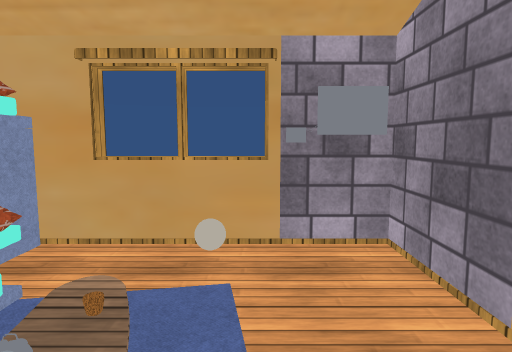
View 1 (above)

17 first-person views from a walk through a scene from a Unity 3-D project. The camera is 1.4 m above the floor, tilts 6° down and sees 75° across. The floor is counted in squares, 1 m on a side. Each view is taken from the middle of a square. On the plan, view 1 faces up. The plan holds only what a view shows up to about 15 squares ahead; the rest is blank. The player character is not drawn. Door leaves are left out, so doorways stand open. Some surface patterns are stand-ins.

View 2
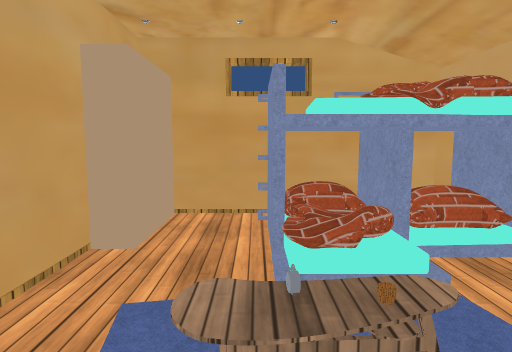

View 3
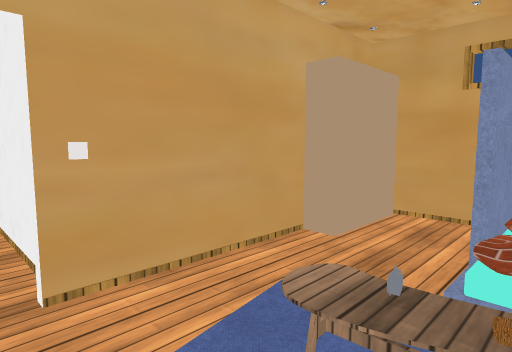

View 4
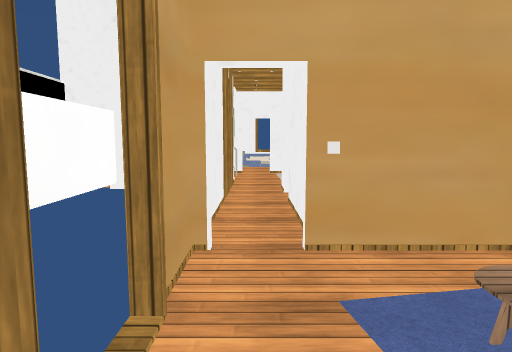

View 5
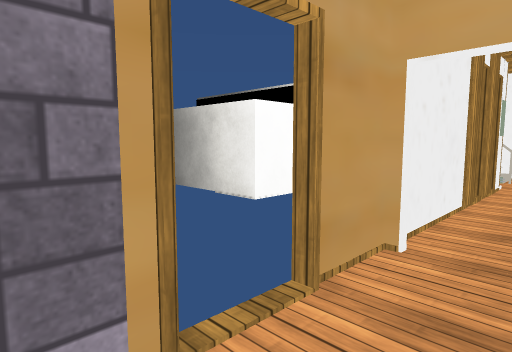

View 6
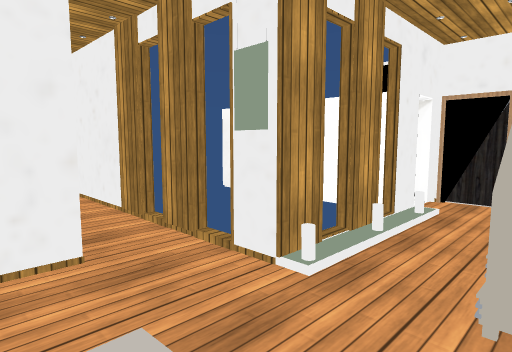

View 7
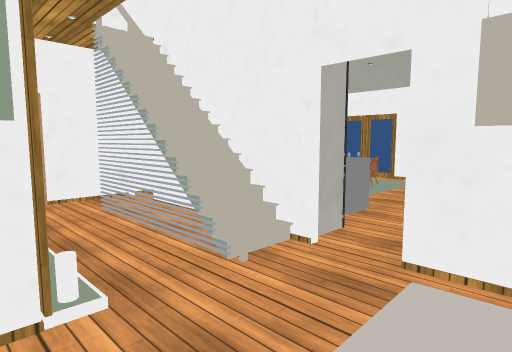

View 8
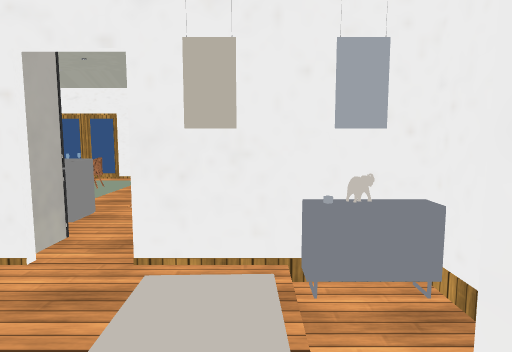

View 9
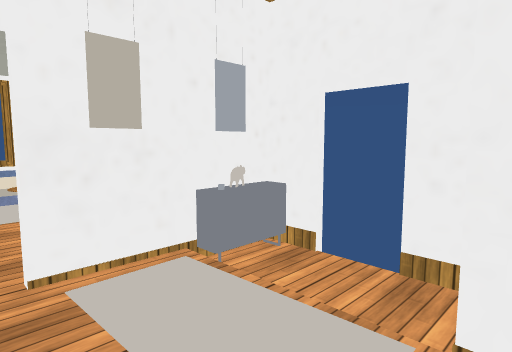

View 10
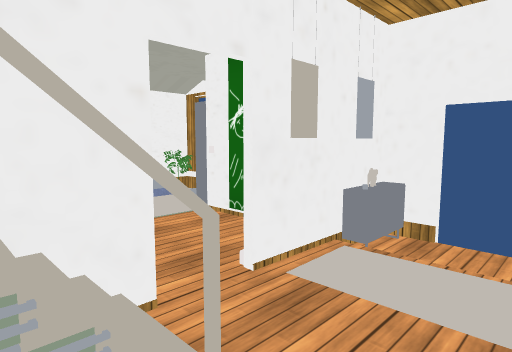

View 11
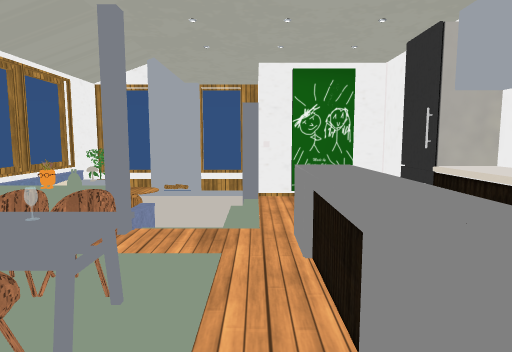

View 12
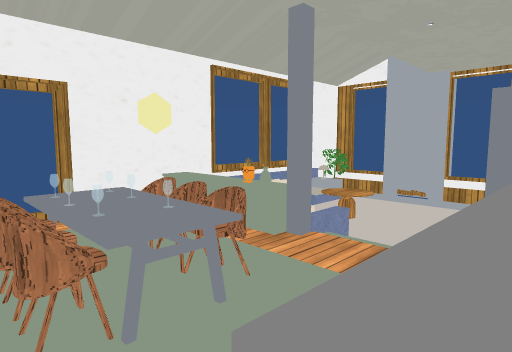

View 13
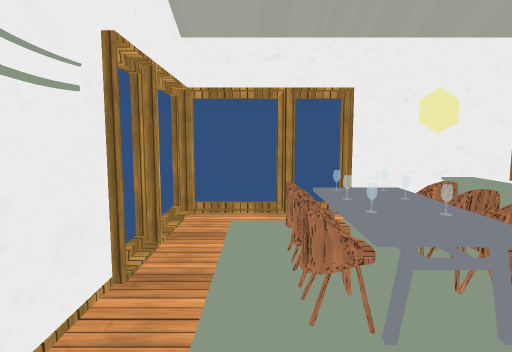

View 14
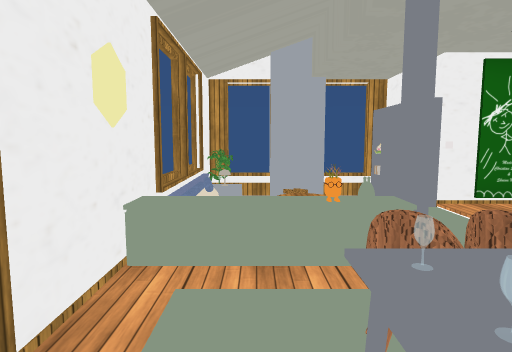

View 15
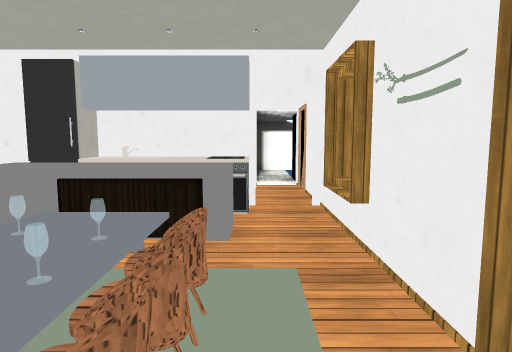

View 16
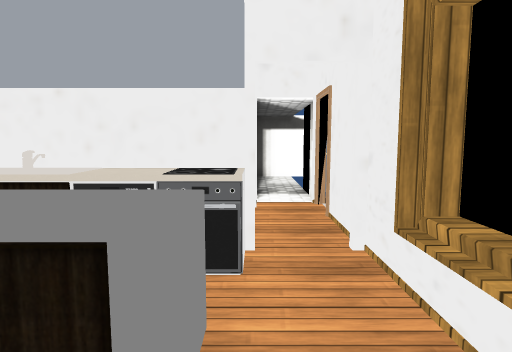

View 17
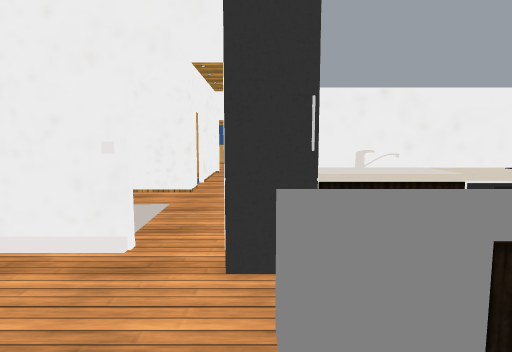

### Floor plan
Key: @ floor where view 1 was taken; # wall or solid block; x gap in a wall; . main floor; - floor 0.25 m lower than the main floor; / step, stairs or slope; D open door; = window, fence, low wall or low ledge; ^ raised ledge; O other object.
Columns run from 6 left of view 1 to 9 right of it. Each row starts with its distance up from view 1.
  5 #########
  4 ## O...O#
  3 ##OO....#
  2 #.OOOO..x
  1 #.OO. ..
  0 #.....@.#
 -1 ##O###OD#
 -2      ##.#
 -3       #.#   ###
 -4       #.#   #.
 -5       D.#   #.
 -6       D.x   #.
 -7     ###.x   #.
 -8    ##...# xxDD
 -9    #-..././...#
-10    D-.........#
-11    #O...//##DD
-12    ###OD####DD##
-13     #O..####..#
-14     #...^^^^.==
-15  ####.........#
-16  =      ..OO..#
-17  OO     O.O O.x
-18  OO     O.OO..
-19  # O    O.O...
-20  # O=#/#O.....
-21  #########x

Positions as (right, up) in squares from view 1, and headings:
1: (0, 0), facing up
2: (1, 1), facing left
3: (1, 2), facing down-left
4: (1, 3), facing down
5: (0, 3), facing down-right
6: (-1, -11), facing up-right
7: (-1, -8), facing down-right
8: (-1, -8), facing down
9: (1, -8), facing down-left
10: (3, -9), facing down-left
11: (7, -15), facing left
12: (6, -14), facing down-left
13: (6, -14), facing down
14: (6, -19), facing left
15: (6, -19), facing up
16: (6, -16), facing up
17: (2, -16), facing up
